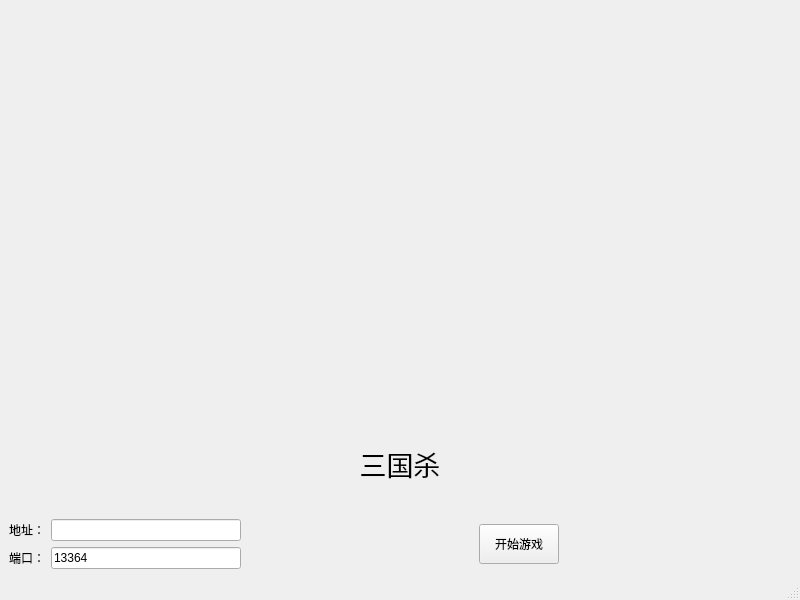
<?xml version="1.0" encoding="UTF-8"?>
<ui version="4.0">
 <class>StartWindow</class>
 <widget class="QMainWindow" name="StartWindow">
  <property name="geometry">
   <rect>
    <x>0</x>
    <y>0</y>
    <width>800</width>
    <height>600</height>
   </rect>
  </property>
  <property name="windowTitle">
   <string>MainWindow</string>
  </property>
  <widget class="QWidget" name="centralwidget">
   <layout class="QGridLayout" name="gridLayout">
    <item row="0" column="0">
     <layout class="QVBoxLayout" name="verticalLayout_2">
      <item>
       <widget class="QLabel" name="label">
        <property name="sizePolicy">
         <sizepolicy hsizetype="Expanding" vsizetype="Expanding">
          <horstretch>0</horstretch>
          <verstretch>0</verstretch>
         </sizepolicy>
        </property>
        <property name="text">
         <string/>
        </property>
        <property name="pixmap">
         <pixmap resource="../../res.qrc">:/img/start.jpg</pixmap>
        </property>
        <property name="alignment">
         <set>Qt::AlignCenter</set>
        </property>
        <property name="wordWrap">
         <bool>false</bool>
        </property>
        <property name="margin">
         <number>0</number>
        </property>
       </widget>
      </item>
      <item>
       <spacer name="verticalSpacer">
        <property name="orientation">
         <enum>Qt::Vertical</enum>
        </property>
        <property name="sizeType">
         <enum>QSizePolicy::Preferred</enum>
        </property>
        <property name="sizeHint" stdset="0">
         <size>
          <width>20</width>
          <height>40</height>
         </size>
        </property>
       </spacer>
      </item>
      <item>
       <widget class="QLabel" name="slogan">
        <property name="font">
         <font>
          <pointsize>20</pointsize>
         </font>
        </property>
        <property name="text">
         <string>三国杀</string>
        </property>
        <property name="alignment">
         <set>Qt::AlignCenter</set>
        </property>
       </widget>
      </item>
      <item>
       <widget class="QLabel" name="status_text">
        <property name="font">
         <font>
          <pointsize>15</pointsize>
         </font>
        </property>
        <property name="text">
         <string/>
        </property>
        <property name="alignment">
         <set>Qt::AlignCenter</set>
        </property>
       </widget>
      </item>
      <item>
       <layout class="QHBoxLayout" name="horizontalLayout_3">
        <item>
         <layout class="QVBoxLayout" name="verticalLayout">
          <item>
           <layout class="QHBoxLayout" name="horizontalLayout">
            <item>
             <widget class="QLabel" name="label_2">
              <property name="maximumSize">
               <size>
                <width>16777215</width>
                <height>40</height>
               </size>
              </property>
              <property name="text">
               <string>地址：</string>
              </property>
             </widget>
            </item>
            <item>
             <widget class="QLineEdit" name="ServerAddr">
              <property name="sizePolicy">
               <sizepolicy hsizetype="Expanding" vsizetype="Preferred">
                <horstretch>0</horstretch>
                <verstretch>0</verstretch>
               </sizepolicy>
              </property>
              <property name="maximumSize">
               <size>
                <width>16777215</width>
                <height>40</height>
               </size>
              </property>
             </widget>
            </item>
           </layout>
          </item>
          <item>
           <layout class="QHBoxLayout" name="horizontalLayout_2">
            <item>
             <widget class="QLabel" name="label_3">
              <property name="maximumSize">
               <size>
                <width>16777215</width>
                <height>40</height>
               </size>
              </property>
              <property name="text">
               <string>端口：</string>
              </property>
             </widget>
            </item>
            <item>
             <widget class="QLineEdit" name="ServerPort">
              <property name="sizePolicy">
               <sizepolicy hsizetype="Expanding" vsizetype="Preferred">
                <horstretch>0</horstretch>
                <verstretch>0</verstretch>
               </sizepolicy>
              </property>
              <property name="maximumSize">
               <size>
                <width>16777215</width>
                <height>40</height>
               </size>
              </property>
              <property name="text">
               <string>13364</string>
              </property>
             </widget>
            </item>
           </layout>
          </item>
         </layout>
        </item>
        <item>
         <spacer name="horizontalSpacer_3">
          <property name="orientation">
           <enum>Qt::Horizontal</enum>
          </property>
          <property name="sizeHint" stdset="0">
           <size>
            <width>40</width>
            <height>20</height>
           </size>
          </property>
         </spacer>
        </item>
        <item>
         <widget class="QPushButton" name="GameStart">
          <property name="sizePolicy">
           <sizepolicy hsizetype="Preferred" vsizetype="Fixed">
            <horstretch>0</horstretch>
            <verstretch>0</verstretch>
           </sizepolicy>
          </property>
          <property name="maximumSize">
           <size>
            <width>16777215</width>
            <height>40</height>
           </size>
          </property>
          <property name="text">
           <string>开始游戏</string>
          </property>
         </widget>
        </item>
        <item>
         <spacer name="horizontalSpacer">
          <property name="orientation">
           <enum>Qt::Horizontal</enum>
          </property>
          <property name="sizeHint" stdset="0">
           <size>
            <width>40</width>
            <height>20</height>
           </size>
          </property>
         </spacer>
        </item>
       </layout>
      </item>
     </layout>
    </item>
   </layout>
  </widget>
  <widget class="QMenuBar" name="menubar">
   <property name="geometry">
    <rect>
     <x>0</x>
     <y>0</y>
     <width>800</width>
     <height>24</height>
    </rect>
   </property>
  </widget>
  <widget class="QStatusBar" name="statusbar"/>
 </widget>
 <resources>
  <include location="../../res.qrc"/>
 </resources>
 <connections/>
</ui>
